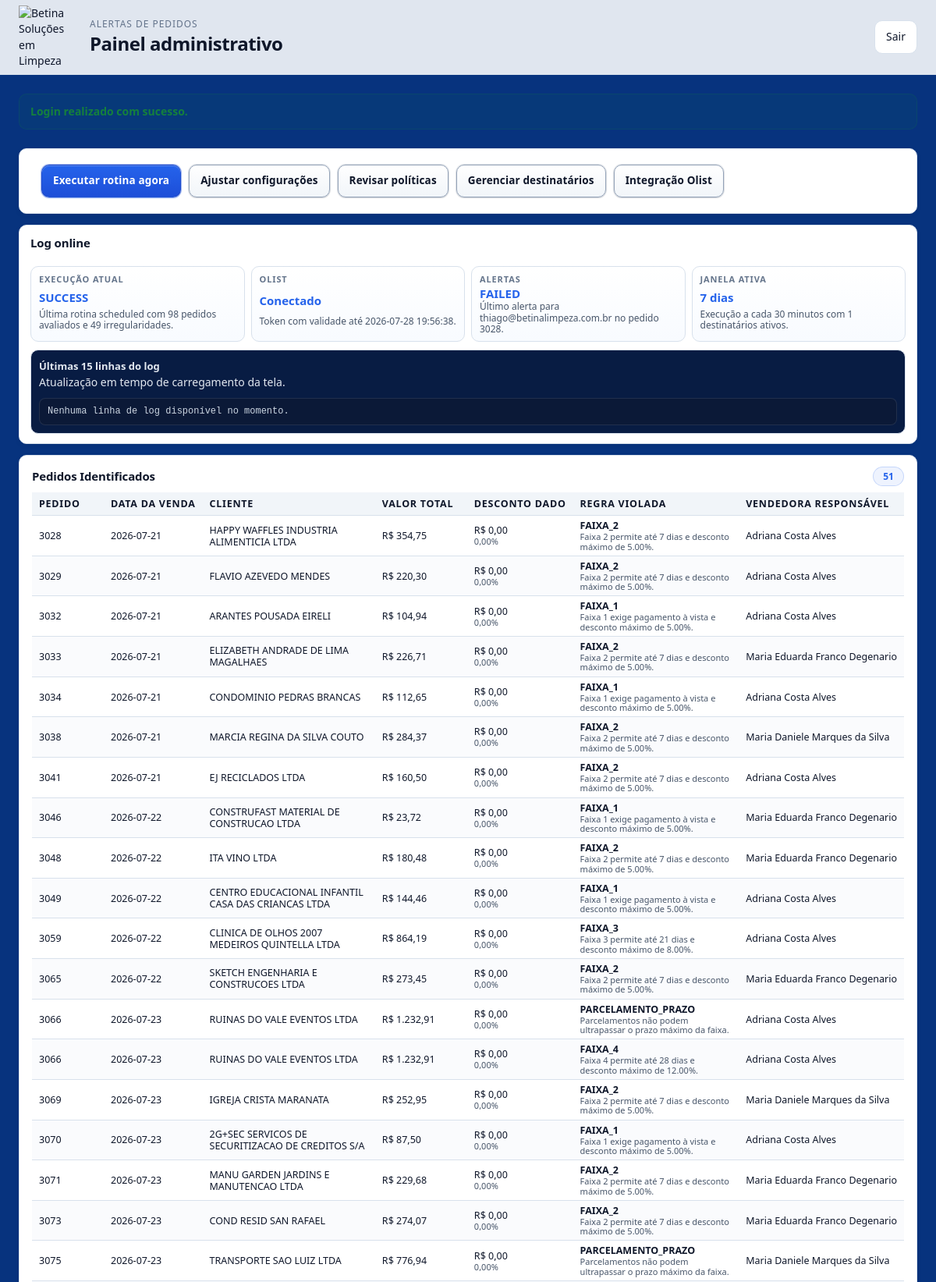
The page / (signed in, upper part) on the database its author committed.
### app/models.py (models this page shows)
class JobRun(Base):
    __tablename__ = "job_runs"
    id: Mapped[int] = mapped_column(Integer, primary_key=True)
    trigger_type: Mapped[str] = mapped_column(String(20))
    started_at: Mapped[datetime] = mapped_column(DateTime(timezone=True), default=utcnow)
    finished_at: Mapped[datetime | None] = mapped_column(DateTime(timezone=True), nullable=True)
    status: Mapped[str] = mapped_column(String(20), default="running")
    query_start_date: Mapped[datetime | None] = mapped_column(DateTime(timezone=True), nullable=True)
    policy_version_group: Mapped[int | None] = mapped_column(Integer, nullable=True)
    orders_evaluated: Mapped[int] = mapped_column(Integer, default=0)
    orders_irregular: Mapped[int] = mapped_column(Integer, default=0)
    error_message: Mapped[str | None] = mapped_column(Text, nullable=True)
    alerts: Mapped[list[AlertSent]] = relationship(back_populates="job_run")
    identified_orders: Mapped[list[IdentifiedOrder]] = relationship(back_populates="job_run")

class OAuthToken(Base):
    __tablename__ = "oauth_tokens"
    id: Mapped[int] = mapped_column(Integer, primary_key=True)
    provider: Mapped[str] = mapped_column(String(50), unique=True, default="olist")
    access_token: Mapped[str] = mapped_column(Text)
    refresh_token: Mapped[str] = mapped_column(Text)
    expires_at: Mapped[datetime | None] = mapped_column(DateTime(timezone=True), nullable=True)
    scope: Mapped[str | None] = mapped_column(Text, nullable=True)
    token_type: Mapped[str | None] = mapped_column(String(50), nullable=True)
    last_error: Mapped[str | None] = mapped_column(Text, nullable=True)
    created_at: Mapped[datetime] = mapped_column(DateTime(timezone=True), default=utcnow)
    updated_at: Mapped[datetime] = mapped_column(DateTime(timezone=True), default=utcnow, onupdate=utcnow)

class AlertSent(Base):
    __tablename__ = "alerts_sent"
    __table_args__ = (UniqueConstraint("dedupe_key", "email_to", name="uq_alert_dedupe_email"),)
    id: Mapped[int] = mapped_column(Integer, primary_key=True)
    job_run_id: Mapped[int | None] = mapped_column(ForeignKey("job_runs.id"), nullable=True)
    order_id: Mapped[str] = mapped_column(String(100), index=True)
    order_number: Mapped[str] = mapped_column(String(100))
    policy_code: Mapped[str] = mapped_column(String(50), index=True)
    dedupe_key: Mapped[str] = mapped_column(String(255), index=True)
    email_to: Mapped[str] = mapped_column(String(255))
    sent_at: Mapped[datetime] = mapped_column(DateTime(timezone=True), default=utcnow)
    status: Mapped[str] = mapped_column(String(20), default="pending")
    provider_message_id: Mapped[str | None] = mapped_column(String(255), nullable=True)
    error_message: Mapped[str | None] = mapped_column(Text, nullable=True)
    job_run: Mapped[JobRun | None] = relationship(back_populates="alerts")

class Setting(Base):
    __tablename__ = "settings"
    id: Mapped[int] = mapped_column(Integer, primary_key=True, default=1)
    frequency_minutes: Mapped[int] = mapped_column(Integer, default=30)
    dias_retroativos_emissao: Mapped[int] = mapped_column(Integer, default=7)
    timezone: Mapped[str] = mapped_column(String(100), default="America/Sao_Paulo")
    resend_from_email: Mapped[str] = mapped_column(String(255), default="financeiro@betinalimpeza.com.br")
    smtp_host: Mapped[str] = mapped_column(String(255), default="email-ssl.com.br")
    smtp_port: Mapped[int] = mapped_column(Integer, default=465)
    smtp_user: Mapped[str] = mapped_column(String(255), default="")
    smtp_password: Mapped[str] = mapped_column(Text, default="")
    email_from_name: Mapped[str] = mapped_column(String(255), default="Betina Limpeza")
    email_from_email: Mapped[str] = mapped_column(String(255), default="financeiro@betinalimpeza.com.br")
    created_at: Mapped[datetime] = mapped_column(DateTime(timezone=True), default=utcnow)
    updated_at: Mapped[datetime] = mapped_column(DateTime(timezone=True), default=utcnow, onupdate=utcnow)

class IdentifiedOrder(Base):
    __tablename__ = "identified_orders"
    id: Mapped[int] = mapped_column(Integer, primary_key=True)
    job_run_id: Mapped[int] = mapped_column(ForeignKey("job_runs.id"), index=True)
    order_id: Mapped[str] = mapped_column(String(100), index=True)
    order_number: Mapped[str] = mapped_column(String(100))
    policy_code: Mapped[str] = mapped_column(String(50), index=True)
    violation_description: Mapped[str] = mapped_column(Text)
    sale_date_display: Mapped[str | None] = mapped_column(String(100), nullable=True)
    gross_amount: Mapped[Decimal | None] = mapped_column(Numeric(12, 2), nullable=True)
    discount_amount: Mapped[Decimal | None] = mapped_column(Numeric(12, 2), nullable=True)
    discount_percent: Mapped[Decimal | None] = mapped_column(Numeric(5, 2), nullable=True)
    seller_name: Mapped[str | None] = mapped_column(String(255), nullable=True)
    customer_name: Mapped[str | None] = mapped_column(String(255), nullable=True)
    created_at: Mapped[datetime] = mapped_column(DateTime(timezone=True), default=utcnow)
    job_run: Mapped[JobRun] = relationship(back_populates="identified_orders")

### app/main.py (the view)
@app.get("/")
def dashboard(request: Request, db: Session = Depends(get_db)):
    try:
        user = get_current_user(request, db)
    except PermissionError:
        return redirect_to_login()
    return render_dashboard(request, db, user)

### app/templates/dashboard.html (shortened to what this page needs)
{% extends "base.html" %}
{% block body %}
<header class="topbar">
    <div class="topbar-inner">
        <div class="brand-box">
            <img src="{{ logo_href }}" alt="Betina Soluções em Limpeza" class="brand-logo-img">
            <div>
                <div class="eyebrow">Alertas de Pedidos</div>
                <h1>Painel administrativo</h1>
            </div>
        </div>
        <form method="post" action="/logout">
            <button type="submit" class="btn btn-secondary">Sair</button>
        </form>
    </div>
</header>
<main class="app-main">
    {% set latest_alert = alerts[0] if alerts else none %}
    {% set has_olist_config = olist_config.client_id and olist_config.client_secret %}
    {% if flash %}
    <div class="flash flash-{{ flash.category }}">{{ flash.message }}</div>
    {% endif %}
    <section class="dashboard-header glass">
        <div class="welcome-main compact-welcome welcome-only-actions">
            <div class="welcome-actions">
                <form method="post" action="/runs/execute" class="inline-form compact-inline">
                    <button type="submit" class="btn btn-primary">Executar rotina agora</button>
                </form>
                <a href="#settings" class="btn btn-secondary">Ajustar configurações</a>
                <a href="#policies" class="btn btn-secondary">Revisar políticas</a>
                <a href="#recipients" class="btn btn-secondary">Gerenciar destinatários</a>
                <a href="#integration" class="btn btn-secondary">Integração Olist</a>
            </div>
        </div>
    </section>
    <section class="glass panel log-panel" id="online-log">
        <div class="panel-header">
            <div>
                <h3>Log online</h3>
            </div>
        </div>
        <div class="log-grid">
            <article class="log-highlight">
                <span class="log-kicker">Execução atual</span>
                <strong class="log-main">
                    {% if last_run %}
                    {{ last_run.status | upper }}
                {% elif olist_config.client_id and olist_config.client_secret %}
                    Aguardando primeira execução
                {% else %}
                    Nenhuma execução registrada
                    {% endif %}
                </strong>
                <span class="muted">
                    {% if last_run %}
                    Última rotina {{ last_run.trigger_type }} com {{ last_run.orders_evaluated }} pedidos avaliados e {{ last_run.orders_irregular }} irregularidades.
                    {% else %}
                    A rotina manual usa a janela salva em configuração.
                    {% endif %}
                </span>
            </article>
            <article class="log-highlight">
                <span class="log-kicker">Olist</span>
                <strong class="log-main">
                    {% if olist_token and olist_token.access_token %}
                    Conectado
                    {% elif has_olist_config %}
                    Pronto para autenticar
                    {% else %}
                    Configuração pendente
                    {% endif %}
                </strong>
                <span class="muted">
                    {% if olist_token and olist_token.expires_at %}
                    Token com validade até {{ olist_token.expires_at | datetime_sp }}.
                    {% elif has_olist_config %}
                    ID do cliente e segredo do cliente já cadastrados na aplicação.
                    {% else %}
                    Preencha os dados da integração para gerar a autorização OAuth.
                    {% endif %}
                </span>
            </article>
            <article class="log-highlight">
                <span class="log-kicker">Alertas</span>
                <strong class="log-main">
                    {% if latest_alert %}
                    {{ latest_alert.status | upper }}
                    {% else %}
                    Sem envio ainda
                    {% endif %}
                </strong>
                <span class="muted">
                    {% if latest_alert %}
                    Último alerta para {{ latest_alert.email_to }} no pedido {{ latest_alert.order_number }}.
                    {% else %}
                    Nenhum alerta foi persistido até o momento.
                    {% endif %}
                </span>
            </article>
            <article class="log-highlight">
                <span class="log-kicker">Janela ativa</span>
                <strong class="log-main">{{ config.dias_retroativos_emissao }} dias</strong>
                <span class="muted">Execução a cada {{ config.frequency_minutes }} minutos com {{ recipients | selectattr("is_active") | list | length }} destinatários ativos.</span>
            </article>
        </div>
        <div class="log-tail">
            <div class="log-tail-header">
                <div>
                    <strong>Últimas 15 linhas do log</strong>
                    <div class="muted">Atualização em tempo de carregamento da tela.</div>
                </div>
            </div>
            <div class="log-tail-body log-tight">
                {% if online_log_lines %}
                    {% for log_line in online_log_lines %}
                    <div class="log-line log-line-tight">{{ log_line }}</div>
                    {% endfor %}
                {% else %}
                    <div class="log-line log-line-empty">Nenhuma linha de log disponível no momento.</div>
                {% endif %}
            </div>
        </div>
    </section>
    <section class="glass panel panel-full" id="last-irregular-order">
        <div class="panel-header">
            <div>
                <h3>Pedidos Identificados</h3>
            </div>
            <div class="panel-counter">{{ identified_orders | length }}</div>
        </div>
        {% if identified_orders %}
        <div class="table-container">
            <table class="data-table">
                <thead>
                    <tr>
                        <th>Pedido</th>
                        <th>Data da venda</th>
                        <th>Cliente</th>
                        <th>Valor total</th>
                        <th>Desconto dado</th>
                        <th>Regra violada</th>
                        <th>Vendedora responsável</th>
                    </tr>
                </thead>
                <tbody>
                    {% for identified_order in identified_orders %}
                    <tr>
                        <td>{{ identified_order.order_number }}</td>
                        <td>{{ identified_order.sale_date_display if identified_order.sale_date_display else "Não informado" }}</td>
                        <td>{{ identified_order.customer_name if identified_order.customer_name else "Não informado" }}</td>
                        <td>{{ identified_order.gross_amount | currency if identified_order.gross_amount is not none else "Não informado" }}</td>
                        <td>
                            {% if identified_order.discount_amount is not none %}
                            {{ identified_order.discount_amount | currency }}
                            {% if identified_order.discount_percent is not none %}
                            <div class="muted">{{ identified_order.discount_percent | percent }}</div>
                            {% endif %}
                            {% else %}
                            Não informado
                            {% endif %}
                        </td>
                        <td>
                            <strong>{{ identified_order.policy_code }}</strong>
                            <div class="muted">{{ identified_order.violation_description }}</div>
                        </td>
                        <td>{{ identified_order.seller_name if identified_order.seller_name else "Não informado" }}</td>
                    </tr>
                    {% endfor %}
                </tbody>
            </table>
        </div>
        {% else %}
        <div class="empty-state-box">
            <strong>Nenhum pedido identificado foi persistido na última execução.</strong>
        </div>
        {% endif %}
    </section>
</main>
{% endblock %}

### app/templates/base.html (shortened to what this page needs)
<!DOCTYPE html>
<html lang="pt-BR">
<head>
    <link rel="stylesheet" href="/static/style.css">
</head>
<body>
    {% block body %}{% endblock %}
</body>
</html>

### rows shown on the page
JobRun: status "SUCCESS", trigger_type "scheduled", orders_evaluated "98", orders_irregular "49"
OAuthToken: expires_at "2026-07-28 19:56:38"
AlertSent: status "FAILED", email_to "thiago@betinalimpeza.com.br", order_number "3028"
Setting: dias_retroativos_emissao "7", frequency_minutes "30"
IdentifiedOrder: order_number "3028", sale_date_display "2026-07-21", customer_name "HAPPY WAFFLES INDUSTRIA ALIMENTICIA LTDA", gross_amount "R$ 354,75", discount_amount "R$ 0,00", discount_percent|percent "0,00%", policy_code "FAIXA_2", violation_description "Faixa 2 permite até 7 dias e desconto máximo de 5.00%.", seller_name "Adriana Costa Alves"
IdentifiedOrder: order_number "3029", sale_date_display "2026-07-21", customer_name "FLAVIO AZEVEDO MENDES", gross_amount "R$ 220,30", discount_amount "R$ 0,00", discount_percent|percent "0,00%", policy_code "FAIXA_2", violation_description "Faixa 2 permite até 7 dias e desconto máximo de 5.00%.", seller_name "Adriana Costa Alves"
IdentifiedOrder: order_number "3032", sale_date_display "2026-07-21", customer_name "ARANTES POUSADA EIRELI", gross_amount "R$ 104,94", discount_amount "R$ 0,00", discount_percent|percent "0,00%", policy_code "FAIXA_1", violation_description "Faixa 1 exige pagamento à vista e desconto máximo de 5.00%.", seller_name "Adriana Costa Alves"
IdentifiedOrder: order_number "3033", sale_date_display "2026-07-21", customer_name "ELIZABETH ANDRADE DE LIMA MAGALHAES", gross_amount "R$ 226,71", discount_amount "R$ 0,00", discount_percent|percent "0,00%", policy_code "FAIXA_2", violation_description "Faixa 2 permite até 7 dias e desconto máximo de 5.00%.", seller_name "Maria Eduarda Franco Degenario"
IdentifiedOrder: order_number "3034", sale_date_display "2026-07-21", customer_name "CONDOMINIO PEDRAS BRANCAS", gross_amount "R$ 112,65", discount_amount "R$ 0,00", discount_percent|percent "0,00%", policy_code "FAIXA_1", violation_description "Faixa 1 exige pagamento à vista e desconto máximo de 5.00%.", seller_name "Adriana Costa Alves"
IdentifiedOrder: order_number "3038", sale_date_display "2026-07-21", customer_name "MARCIA REGINA DA SILVA COUTO", gross_amount "R$ 284,37", discount_amount "R$ 0,00", discount_percent|percent "0,00%", policy_code "FAIXA_2", violation_description "Faixa 2 permite até 7 dias e desconto máximo de 5.00%.", seller_name "Maria Daniele Marques da Silva"
IdentifiedOrder: order_number "3041", sale_date_display "2026-07-21", customer_name "EJ RECICLADOS LTDA", gross_amount "R$ 160,50", discount_amount "R$ 0,00", discount_percent|percent "0,00%", policy_code "FAIXA_2", violation_description "Faixa 2 permite até 7 dias e desconto máximo de 5.00%.", seller_name "Adriana Costa Alves"
IdentifiedOrder: order_number "3046", sale_date_display "2026-07-22", customer_name "CONSTRUFAST MATERIAL DE CONSTRUCAO LTDA", gross_amount "R$ 23,72", discount_amount "R$ 0,00", discount_percent|percent "0,00%", policy_code "FAIXA_1", violation_description "Faixa 1 exige pagamento à vista e desconto máximo de 5.00%.", seller_name "Maria Eduarda Franco Degenario"
IdentifiedOrder: order_number "3048", sale_date_display "2026-07-22", customer_name "ITA VINO LTDA", gross_amount "R$ 180,48", discount_amount "R$ 0,00", discount_percent|percent "0,00%", policy_code "FAIXA_2", violation_description "Faixa 2 permite até 7 dias e desconto máximo de 5.00%.", seller_name "Maria Eduarda Franco Degenario"
IdentifiedOrder: order_number "3049", sale_date_display "2026-07-22", customer_name "CENTRO EDUCACIONAL INFANTIL CASA DAS CRIANCAS LTDA", gross_amount "R$ 144,46", discount_amount "R$ 0,00", discount_percent|percent "0,00%", policy_code "FAIXA_1", violation_description "Faixa 1 exige pagamento à vista e desconto máximo de 5.00%.", seller_name "Adriana Costa Alves"
IdentifiedOrder: order_number "3059", sale_date_display "2026-07-22", customer_name "CLINICA DE OLHOS 2007 MEDEIROS QUINTELLA LTDA", gross_amount "R$ 864,19", discount_amount "R$ 0,00", discount_percent|percent "0,00%", policy_code "FAIXA_3", violation_description "Faixa 3 permite até 21 dias e desconto máximo de 8.00%.", seller_name "Adriana Costa Alves"
IdentifiedOrder: order_number "3065", sale_date_display "2026-07-22", customer_name "SKETCH ENGENHARIA E CONSTRUCOES LTDA", gross_amount "R$ 273,45", discount_amount "R$ 0,00", discount_percent|percent "0,00%", policy_code "FAIXA_2", violation_description "Faixa 2 permite até 7 dias e desconto máximo de 5.00%.", seller_name "Maria Eduarda Franco Degenario"
IdentifiedOrder: order_number "3066", sale_date_display "2026-07-23", customer_name "RUINAS DO VALE EVENTOS LTDA", gross_amount "R$ 1.232,91", discount_amount "R$ 0,00", discount_percent|percent "0,00%", policy_code "PARCELAMENTO_PRAZO", violation_description "Parcelamentos não podem ultrapassar o prazo máximo da faixa.", seller_name "Adriana Costa Alves"
IdentifiedOrder: order_number "3066", sale_date_display "2026-07-23", customer_name "RUINAS DO VALE EVENTOS LTDA", gross_amount "R$ 1.232,91", discount_amount "R$ 0,00", discount_percent|percent "0,00%", policy_code "FAIXA_4", violation_description "Faixa 4 permite até 28 dias e desconto máximo de 12.00%.", seller_name "Adriana Costa Alves"
IdentifiedOrder: order_number "3069", sale_date_display "2026-07-23", customer_name "IGREJA CRISTA MARANATA", gross_amount "R$ 252,95", discount_amount "R$ 0,00", discount_percent|percent "0,00%", policy_code "FAIXA_2", violation_description "Faixa 2 permite até 7 dias e desconto máximo de 5.00%.", seller_name "Maria Daniele Marques da Silva"
IdentifiedOrder: order_number "3070", sale_date_display "2026-07-23", customer_name "2G+SEC SERVICOS DE SECURITIZACAO DE CREDITOS S/A", gross_amount "R$ 87,50", discount_amount "R$ 0,00", discount_percent|percent "0,00%", policy_code "FAIXA_1", violation_description "Faixa 1 exige pagamento à vista e desconto máximo de 5.00%.", seller_name "Adriana Costa Alves"
IdentifiedOrder: order_number "3071", sale_date_display "2026-07-23", customer_name "MANU GARDEN JARDINS E MANUTENCAO LTDA", gross_amount "R$ 229,68", discount_amount "R$ 0,00", discount_percent|percent "0,00%", policy_code "FAIXA_2", violation_description "Faixa 2 permite até 7 dias e desconto máximo de 5.00%.", seller_name "Maria Eduarda Franco Degenario"
IdentifiedOrder: order_number "3073", sale_date_display "2026-07-23", customer_name "COND RESID SAN RAFAEL", gross_amount "R$ 274,07", discount_amount "R$ 0,00", discount_percent|percent "0,00%", policy_code "FAIXA_2", violation_description "Faixa 2 permite até 7 dias e desconto máximo de 5.00%.", seller_name "Maria Eduarda Franco Degenario"
IdentifiedOrder: order_number "3075", sale_date_display "2026-07-23", customer_name "TRANSPORTE SAO LUIZ LTDA", gross_amount "R$ 776,94", discount_amount "R$ 0,00", discount_percent|percent "0,00%", policy_code "PARCELAMENTO_PRAZO", violation_description "Parcelamentos não podem ultrapassar o prazo máximo da faixa.", seller_name "Maria Daniele Marques da Silva"

### other values the page prints
{{ flash.message }} "Login realizado com sucesso."
{{ recipients | selectattr("is_active") | list | length }} "1"
{{ identified_orders | length }} "51"
